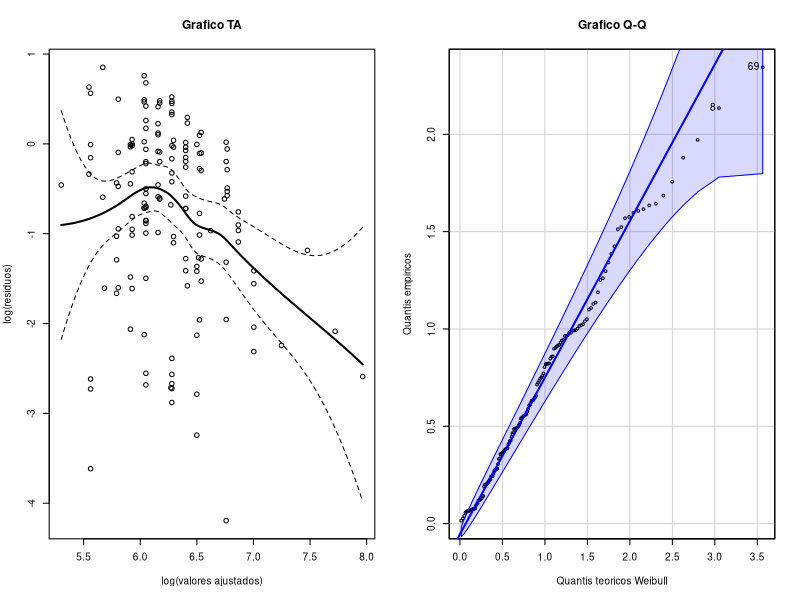
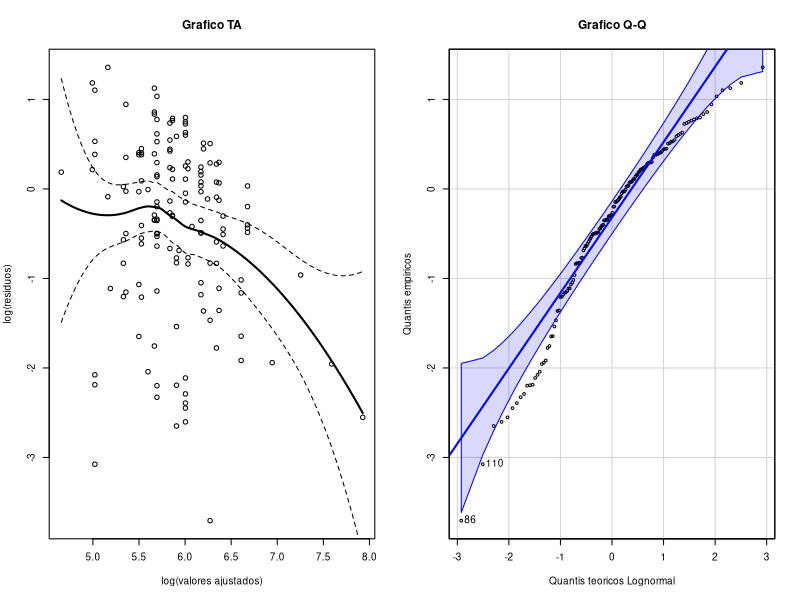
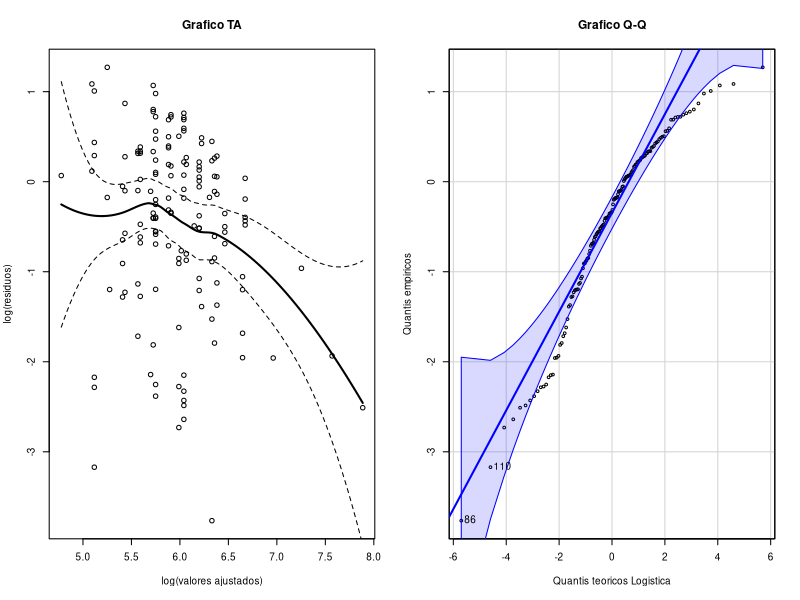

Reproduce these figures in R, in order.
## ---- chunk 1
#| echo: fenced
library(survival)
library(readxl)
dados <- read_xlsx("heroina.xlsx", col_names = TRUE )
summary(dados)
## ---- chunk 2
#| echo: fenced
nrow(dados)
sum(complete.cases(dados))
## ---- chunk 3
#| echo: fenced
TFAExp <- survreg(Surv(survt,status)~ clinic + prison + dose,dist='exponential', data=dados)
summary(TFAExp)
## ---- chunk 4
#| echo: fenced
TFAWei <- survreg(Surv(survt, status) ~ clinic + factor(prison) + dose,
                   dist = "weibull", 
                   data=dados)
summary(TFAWei)
## ---- chunk 5
#| echo: fenced
novosdados <- data.frame(clinic = c("1", "2"),
                         prison = c(0, 0), dose = c(60, 60))
previs <- predict(TFAWei, type = "quantile", 
                  newdata = novosdados, p = 0.5)
previs
previs[2]/previs[1]
previs <- predict(TFAWei, type = "quantile", 
                  newdata = novosdados, p = 0.7)
previs
previs[2]/previs[1]
## ---- chunk 6
smoothSEcurve <- function(yy, xx) {
# usar depois de chamar um grafico
# Ajusta um curva lowess curve com IC de 95%
## Facilita a avaliação dos resíduos
xx.list <- min(xx) + ((0:100)/100)*(max(xx) - min(xx))
yy.xx <- predict(loess(yy ~ xx), se=T,
newdata=data.frame(xx=xx.list))
lines(yy.xx$fit ~ xx.list, lwd=2)
lines(yy.xx$fit -
qt(0.975, yy.xx$df)*yy.xx$se.fit ~ xx.list, lty=2)
lines(yy.xx$fit +
qt(0.975, yy.xx$df)*yy.xx$se.fit ~ xx.list, lty=2)
}
## ---- chunk 7
library(car)
par(mfrow = c(1, 2), cex = 0.6)
pred.lin <- predict(TFAWei, type = "lp")[dados$status == 1]
log.resid <- log(dados$survt[dados$status == 1]) - pred.lin
plot(pred.lin, log.resid, main = "Grafico TA",
xlab = "log(valores ajustados)", ylab = "log(residuos)")
smoothSEcurve(log.resid, pred.lin)
qqPlot(exp(log.resid), dist = "weibull",
shape = 1/TFAWei$scale,
main = "Grafico Q-Q", xlab = "Quantis teoricos Weibull", ylab = "Quantis empiricos")
## ---- chunk 8
#| echo: fenced
TFALn <- survreg(Surv(survt, status) ~ clinic + prison + dose,
                   dist = "lognormal", 
                   data=dados)
summary(TFALn)
## ---- chunk 9
#| echo: fenced
novosdados <- data.frame(clinic = c("1", "2"),
                         prison = c(0, 0), dose = c(60, 60))
previs <- predict(TFALn, type = "quantile", 
                  newdata = novosdados, p = 0.5)
previs
previs[2]/previs[1]
previs <- predict(TFALn, type = "quantile", 
                  newdata = novosdados, p = 0.7)
previs
previs[2]/previs[1]
## ---- chunk 10
#| echo: fenced
par(mfrow = c(1, 2), cex = 0.6)
pred.lin <- predict(TFALn, type = "lp")[dados$status == 1]
log.resid <- log(dados$survt[dados$status == 1]) - pred.lin
plot(pred.lin, log.resid, main = "Grafico TA",
xlab = "log(valores ajustados)", ylab = "log(residuos)")
smoothSEcurve(log.resid, pred.lin)
qqPlot(log.resid, dist = "norm", sd=TFALn$scale, 
main = "Grafico Q-Q", xlab = "Quantis teoricos Lognormal", ylab = "Quantis empiricos")
## ---- chunk 11
#| echo: fenced
TFALl <- survreg(Surv(survt, status) ~ clinic + prison + dose,
                   dist = "loglogistic", 
                   data=dados)
summary(TFALl)
## ---- chunk 12
#| echo: fenced
novosdados <- data.frame(clinic = c("1", "2"),
                         prison = c(0, 0), dose = c(60, 60))
previs <- predict(TFALl, type = "quantile", 
                  newdata = novosdados, p = 0.5)
previs
previs[2]/previs[1]
previs <- predict(TFALl, type = "quantile", 
                  newdata = novosdados, p = 0.7)
previs
previs[2]/previs[1]
## ---- chunk 13
#| echo: fenced
par(mfrow = c(1, 2), cex = 0.6)
pred.lin <- predict(TFALl, type = "lp")[dados$status == 1]
log.resid <- log(dados$survt[dados$status == 1]) - pred.lin
plot(pred.lin, log.resid, main = "Grafico TA",
xlab = "log(valores ajustados)", ylab = "log(residuos)")
smoothSEcurve(log.resid, pred.lin)
qqPlot(log.resid, dist = "logis", 
main = "Grafico Q-Q", xlab = "Quantis teoricos Logistica", ylab = "Quantis empiricos")
